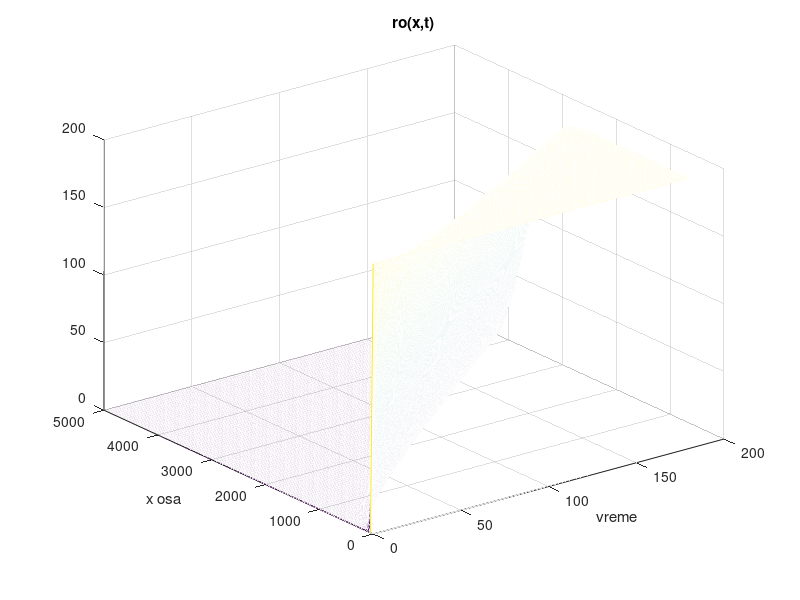
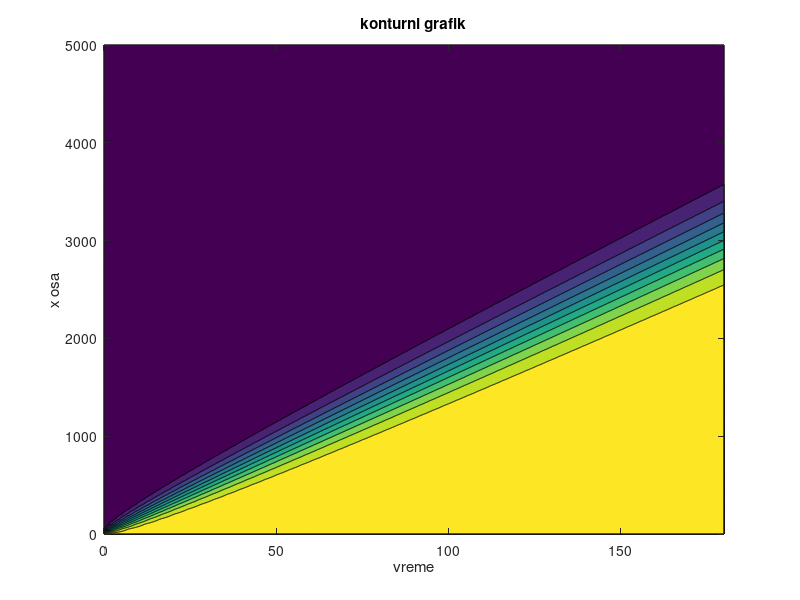

Reproduce these figures in MATLAB, in order.
%Marija Nededljkovic 2020/0096
clear all,
close all,
clc

v = 16.67;
x_ukupno = 5000;
t_ukupno = 180;
dx = 50;
dt = 0.1;

br_t = t_ukupno/dt;
br_x = x_ukupno/dx;

t = linspace(0,t_ukupno,br_t);
x = linspace(0,x_ukupno,br_x);

ro = zeros(br_x,br_t);

for i = 1:br_t
    ro(1,i) = 200;
end

for i = 2:1:br_x
    for j = 1:(br_t-1)
        ro(i,j+1) = ro(i,j)-v*dt/dx*(ro(i,j)-ro(i-1,j));
    end
end

figure(1);
mesh(t,x,ro);
xlabel('vreme');
ylabel('x osa');
title('ro(x,t)');
figure(2);
contourf(t,x,ro);
xlabel('vreme');
ylabel('x osa');
title('konturni grafik');


    
    
    
    
    
    